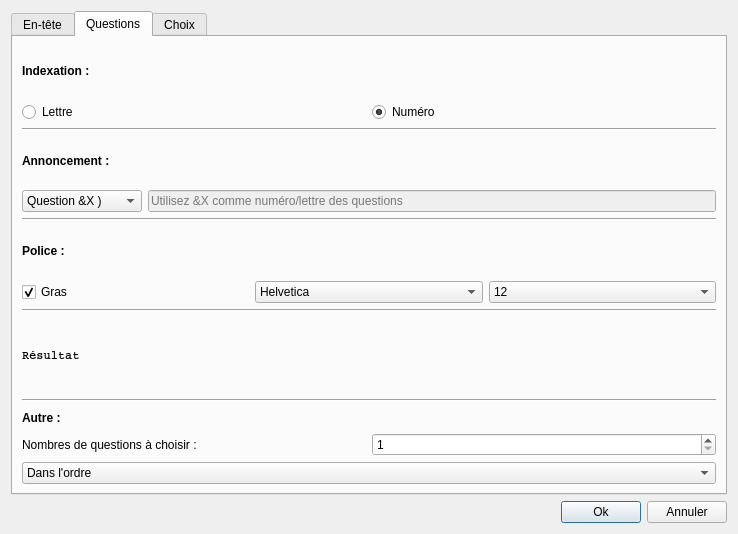
<?xml version="1.0" encoding="UTF-8"?>
<ui version="4.0">
 <class>PrintSetter</class>
 <widget class="QDialog" name="PrintSetter">
  <property name="geometry">
   <rect>
    <x>0</x>
    <y>0</y>
    <width>738</width>
    <height>534</height>
   </rect>
  </property>
  <property name="minimumSize">
   <size>
    <width>0</width>
    <height>0</height>
   </size>
  </property>
  <property name="maximumSize">
   <size>
    <width>16777215</width>
    <height>16777215</height>
   </size>
  </property>
  <property name="windowTitle">
   <string>Options d'impressions</string>
  </property>
  <layout class="QVBoxLayout" name="verticalLayout_4">
   <item>
    <widget class="QTabWidget" name="tabWidget">
     <property name="tabShape">
      <enum>QTabWidget::Rounded</enum>
     </property>
     <property name="currentIndex">
      <number>1</number>
     </property>
     <property name="usesScrollButtons">
      <bool>true</bool>
     </property>
     <widget class="QWidget" name="tab">
      <attribute name="title">
       <string>En-tête</string>
      </attribute>
      <layout class="QVBoxLayout" name="verticalLayout_5">
       <item>
        <layout class="QVBoxLayout" name="verticalLayout_3">
         <item>
          <layout class="QHBoxLayout" name="horizontalLayout_3">
           <item>
            <widget class="QComboBox" name="fontSizeE">
             <item>
              <property name="text">
               <string>6</string>
              </property>
             </item>
             <item>
              <property name="text">
               <string>7</string>
              </property>
             </item>
             <item>
              <property name="text">
               <string>8</string>
              </property>
             </item>
             <item>
              <property name="text">
               <string>9</string>
              </property>
             </item>
             <item>
              <property name="text">
               <string>10</string>
              </property>
             </item>
             <item>
              <property name="text">
               <string>11</string>
              </property>
             </item>
             <item>
              <property name="text">
               <string>12</string>
              </property>
             </item>
             <item>
              <property name="text">
               <string>14</string>
              </property>
             </item>
             <item>
              <property name="text">
               <string>16</string>
              </property>
             </item>
             <item>
              <property name="text">
               <string>18</string>
              </property>
             </item>
             <item>
              <property name="text">
               <string>20</string>
              </property>
             </item>
             <item>
              <property name="text">
               <string>22</string>
              </property>
             </item>
             <item>
              <property name="text">
               <string>24</string>
              </property>
             </item>
             <item>
              <property name="text">
               <string>26</string>
              </property>
             </item>
             <item>
              <property name="text">
               <string>28</string>
              </property>
             </item>
             <item>
              <property name="text">
               <string>36</string>
              </property>
             </item>
             <item>
              <property name="text">
               <string>48</string>
              </property>
             </item>
             <item>
              <property name="text">
               <string>72</string>
              </property>
             </item>
            </widget>
           </item>
           <item>
            <widget class="QComboBox" name="fontE">
             <item>
              <property name="text">
               <string>Courier</string>
              </property>
             </item>
             <item>
              <property name="text">
               <string>Helvetica</string>
              </property>
             </item>
             <item>
              <property name="text">
               <string>Times New Roman</string>
              </property>
             </item>
            </widget>
           </item>
           <item>
            <widget class="Line" name="line">
             <property name="orientation">
              <enum>Qt::Vertical</enum>
             </property>
            </widget>
           </item>
           <item>
            <widget class="QPushButton" name="boldE">
             <property name="text">
              <string>Gras</string>
             </property>
             <property name="autoRepeat">
              <bool>false</bool>
             </property>
             <property name="autoExclusive">
              <bool>false</bool>
             </property>
             <property name="autoDefault">
              <bool>false</bool>
             </property>
             <property name="default">
              <bool>false</bool>
             </property>
             <property name="flat">
              <bool>false</bool>
             </property>
            </widget>
           </item>
           <item>
            <widget class="QPushButton" name="obliqueE">
             <property name="text">
              <string>Italique</string>
             </property>
             <property name="autoDefault">
              <bool>false</bool>
             </property>
            </widget>
           </item>
           <item>
            <widget class="Line" name="line_2">
             <property name="orientation">
              <enum>Qt::Vertical</enum>
             </property>
            </widget>
           </item>
           <item>
            <widget class="QPushButton" name="leftToRight">
             <property name="text">
              <string>Gauche à droite</string>
             </property>
             <property name="autoDefault">
              <bool>false</bool>
             </property>
            </widget>
           </item>
           <item>
            <widget class="QPushButton" name="center">
             <property name="text">
              <string>Centré</string>
             </property>
             <property name="autoDefault">
              <bool>false</bool>
             </property>
            </widget>
           </item>
           <item>
            <widget class="QPushButton" name="rightToLeft">
             <property name="text">
              <string>Droite à gauche</string>
             </property>
             <property name="autoDefault">
              <bool>false</bool>
             </property>
            </widget>
           </item>
          </layout>
         </item>
         <item>
          <widget class="QTextEdit" name="enTete">
           <property name="html">
            <string>&lt;!DOCTYPE HTML PUBLIC &quot;-//W3C//DTD HTML 4.0//EN&quot; &quot;http://www.w3.org/TR/REC-html40/strict.dtd&quot;&gt;
&lt;html&gt;&lt;head&gt;&lt;meta name=&quot;qrichtext&quot; content=&quot;1&quot; /&gt;&lt;style type=&quot;text/css&quot;&gt;
p, li { white-space: pre-wrap; }
&lt;/style&gt;&lt;/head&gt;&lt;body style=&quot; font-family:'Sans Serif'; font-size:9pt; font-weight:400; font-style:normal;&quot;&gt;
&lt;p align=&quot;justify&quot; style=&quot;-qt-paragraph-type:empty; margin-top:0px; margin-bottom:0px; margin-left:0px; margin-right:0px; -qt-block-indent:0; text-indent:0px; font-family:'MS Shell Dlg 2'; font-size:8.25pt;&quot;&gt;&lt;br /&gt;&lt;/p&gt;&lt;/body&gt;&lt;/html&gt;</string>
           </property>
          </widget>
         </item>
        </layout>
       </item>
      </layout>
     </widget>
     <widget class="QWidget" name="tab_3">
      <attribute name="title">
       <string>Questions</string>
      </attribute>
      <layout class="QVBoxLayout" name="verticalLayout_2">
       <item>
        <layout class="QGridLayout" name="gridLayout_4">
         <item row="0" column="0" colspan="2">
          <widget class="QLabel" name="label_3">
           <property name="font">
            <font>
             <weight>75</weight>
             <bold>true</bold>
            </font>
           </property>
           <property name="text">
            <string>Indexation :</string>
           </property>
          </widget>
         </item>
         <item row="1" column="0">
          <widget class="QRadioButton" name="lettreQ">
           <property name="text">
            <string>Lettre</string>
           </property>
           <property name="checked">
            <bool>false</bool>
           </property>
          </widget>
         </item>
         <item row="1" column="1">
          <widget class="QRadioButton" name="numQ">
           <property name="text">
            <string>Numéro</string>
           </property>
           <property name="checked">
            <bool>true</bool>
           </property>
          </widget>
         </item>
        </layout>
       </item>
       <item>
        <widget class="Line" name="line_5">
         <property name="orientation">
          <enum>Qt::Horizontal</enum>
         </property>
        </widget>
       </item>
       <item>
        <layout class="QGridLayout" name="gridLayout_7">
         <item row="0" column="0" colspan="2">
          <widget class="QLabel" name="label_4">
           <property name="font">
            <font>
             <weight>75</weight>
             <bold>true</bold>
            </font>
           </property>
           <property name="text">
            <string>Annoncement :</string>
           </property>
          </widget>
         </item>
         <item row="1" column="0">
          <widget class="QComboBox" name="affQues">
           <item>
            <property name="text">
             <string>Question &amp;X )</string>
            </property>
           </item>
           <item>
            <property name="text">
             <string>Question &amp;X :</string>
            </property>
           </item>
           <item>
            <property name="text">
             <string>Question &amp;X /</string>
            </property>
           </item>
           <item>
            <property name="text">
             <string>&amp;X )</string>
            </property>
           </item>
           <item>
            <property name="text">
             <string>&amp;X :</string>
            </property>
           </item>
           <item>
            <property name="text">
             <string>&amp;X /</string>
            </property>
           </item>
           <item>
            <property name="text">
             <string>Question n° &amp;X )</string>
            </property>
           </item>
           <item>
            <property name="text">
             <string>Question n° &amp;X :</string>
            </property>
           </item>
           <item>
            <property name="text">
             <string>Question n° &amp;X /</string>
            </property>
           </item>
           <item>
            <property name="text">
             <string>Personaliser</string>
            </property>
           </item>
          </widget>
         </item>
         <item row="1" column="1">
          <widget class="QLineEdit" name="persoQues">
           <property name="enabled">
            <bool>false</bool>
           </property>
           <property name="inputMask">
            <string/>
           </property>
           <property name="placeholderText">
            <string>Utilisez &amp;X comme numéro/lettre des questions</string>
           </property>
          </widget>
         </item>
        </layout>
       </item>
       <item>
        <widget class="Line" name="line_4">
         <property name="orientation">
          <enum>Qt::Horizontal</enum>
         </property>
        </widget>
       </item>
       <item>
        <layout class="QGridLayout" name="gridLayout_5">
         <item row="1" column="0">
          <widget class="QCheckBox" name="boldQ">
           <property name="layoutDirection">
            <enum>Qt::LeftToRight</enum>
           </property>
           <property name="text">
            <string>Gras</string>
           </property>
           <property name="checked">
            <bool>true</bool>
           </property>
          </widget>
         </item>
         <item row="1" column="1">
          <widget class="QComboBox" name="fontQ">
           <item>
            <property name="text">
             <string>Helvetica</string>
            </property>
           </item>
           <item>
            <property name="text">
             <string>Courier</string>
            </property>
           </item>
           <item>
            <property name="text">
             <string>Times New Roman</string>
            </property>
           </item>
          </widget>
         </item>
         <item row="1" column="2">
          <widget class="QComboBox" name="fontSizeQ">
           <property name="currentIndex">
            <number>6</number>
           </property>
           <item>
            <property name="text">
             <string>6</string>
            </property>
           </item>
           <item>
            <property name="text">
             <string>7</string>
            </property>
           </item>
           <item>
            <property name="text">
             <string>8</string>
            </property>
           </item>
           <item>
            <property name="text">
             <string>9</string>
            </property>
           </item>
           <item>
            <property name="text">
             <string>10</string>
            </property>
           </item>
           <item>
            <property name="text">
             <string>11</string>
            </property>
           </item>
           <item>
            <property name="text">
             <string>12</string>
            </property>
           </item>
           <item>
            <property name="text">
             <string>14</string>
            </property>
           </item>
           <item>
            <property name="text">
             <string>16</string>
            </property>
           </item>
           <item>
            <property name="text">
             <string>18</string>
            </property>
           </item>
           <item>
            <property name="text">
             <string>20</string>
            </property>
           </item>
           <item>
            <property name="text">
             <string>22</string>
            </property>
           </item>
           <item>
            <property name="text">
             <string>24</string>
            </property>
           </item>
           <item>
            <property name="text">
             <string>26</string>
            </property>
           </item>
           <item>
            <property name="text">
             <string>28</string>
            </property>
           </item>
           <item>
            <property name="text">
             <string>36</string>
            </property>
           </item>
           <item>
            <property name="text">
             <string>48</string>
            </property>
           </item>
           <item>
            <property name="text">
             <string>72</string>
            </property>
           </item>
          </widget>
         </item>
         <item row="0" column="0" colspan="3">
          <widget class="QLabel" name="label_5">
           <property name="font">
            <font>
             <weight>75</weight>
             <bold>true</bold>
            </font>
           </property>
           <property name="text">
            <string>Police :</string>
           </property>
          </widget>
         </item>
        </layout>
       </item>
       <item>
        <widget class="Line" name="line_6">
         <property name="orientation">
          <enum>Qt::Horizontal</enum>
         </property>
        </widget>
       </item>
       <item>
        <widget class="QLabel" name="resultQ">
         <property name="font">
          <font>
           <family>Courier</family>
          </font>
         </property>
         <property name="text">
          <string>&lt;strong&gt;Résultat</string>
         </property>
        </widget>
       </item>
       <item>
        <widget class="Line" name="line_3">
         <property name="orientation">
          <enum>Qt::Horizontal</enum>
         </property>
        </widget>
       </item>
       <item>
        <layout class="QGridLayout" name="gridLayout_8">
         <item row="0" column="0">
          <widget class="QLabel" name="label_6">
           <property name="font">
            <font>
             <weight>75</weight>
             <bold>true</bold>
            </font>
           </property>
           <property name="text">
            <string>Autre :</string>
           </property>
          </widget>
         </item>
         <item row="1" column="0">
          <layout class="QGridLayout" name="gridLayout">
           <item row="0" column="0">
            <widget class="QLabel" name="label">
             <property name="text">
              <string>Nombres de questions à choisir :</string>
             </property>
            </widget>
           </item>
           <item row="0" column="1">
            <widget class="QSpinBox" name="nbQues">
             <property name="minimum">
              <number>1</number>
             </property>
            </widget>
           </item>
           <item row="1" column="0" colspan="2">
            <widget class="QComboBox" name="orderQ">
             <item>
              <property name="text">
               <string>Dans l'ordre</string>
              </property>
             </item>
             <item>
              <property name="text">
               <string>Aléatoire</string>
              </property>
             </item>
            </widget>
           </item>
          </layout>
         </item>
        </layout>
       </item>
      </layout>
     </widget>
     <widget class="QWidget" name="tab_2">
      <attribute name="title">
       <string>Choix</string>
      </attribute>
      <layout class="QVBoxLayout" name="verticalLayout">
       <item>
        <layout class="QGridLayout" name="gridLayout_3">
         <item row="0" column="0" colspan="2">
          <widget class="QLabel" name="label_8">
           <property name="font">
            <font>
             <weight>75</weight>
             <bold>true</bold>
            </font>
           </property>
           <property name="text">
            <string>Indexation :</string>
           </property>
          </widget>
         </item>
         <item row="1" column="0">
          <widget class="QRadioButton" name="lettreC">
           <property name="text">
            <string>Lettre</string>
           </property>
           <property name="checked">
            <bool>true</bool>
           </property>
          </widget>
         </item>
         <item row="1" column="1">
          <widget class="QRadioButton" name="numC">
           <property name="text">
            <string>Numéro</string>
           </property>
           <property name="checked">
            <bool>false</bool>
           </property>
          </widget>
         </item>
        </layout>
       </item>
       <item>
        <widget class="Line" name="line_7">
         <property name="orientation">
          <enum>Qt::Horizontal</enum>
         </property>
        </widget>
       </item>
       <item>
        <layout class="QGridLayout" name="gridLayout_11">
         <item row="1" column="1">
          <widget class="QLineEdit" name="persoC">
           <property name="enabled">
            <bool>false</bool>
           </property>
           <property name="inputMask">
            <string/>
           </property>
           <property name="placeholderText">
            <string>Utilisez &amp;X comme numéro/lettre des choix</string>
           </property>
          </widget>
         </item>
         <item row="1" column="0">
          <widget class="QComboBox" name="affC">
           <item>
            <property name="text">
             <string>&amp;X :</string>
            </property>
           </item>
           <item>
            <property name="text">
             <string>&amp;X /</string>
            </property>
           </item>
           <item>
            <property name="text">
             <string>&amp;X )</string>
            </property>
           </item>
           <item>
            <property name="text">
             <string>Personnaliser...</string>
            </property>
           </item>
          </widget>
         </item>
         <item row="0" column="0" colspan="2">
          <widget class="QLabel" name="label_9">
           <property name="font">
            <font>
             <weight>75</weight>
             <bold>true</bold>
            </font>
           </property>
           <property name="text">
            <string>Annoncement :</string>
           </property>
          </widget>
         </item>
        </layout>
       </item>
       <item>
        <widget class="Line" name="line_8">
         <property name="orientation">
          <enum>Qt::Horizontal</enum>
         </property>
        </widget>
       </item>
       <item>
        <layout class="QGridLayout" name="gridLayout_9">
         <item row="0" column="0" colspan="3">
          <widget class="QLabel" name="label_7">
           <property name="font">
            <font>
             <weight>75</weight>
             <bold>true</bold>
            </font>
           </property>
           <property name="text">
            <string>Police :</string>
           </property>
          </widget>
         </item>
         <item row="1" column="0">
          <widget class="QCheckBox" name="boldC">
           <property name="text">
            <string>Gras</string>
           </property>
          </widget>
         </item>
         <item row="1" column="1">
          <widget class="QComboBox" name="fontC">
           <item>
            <property name="text">
             <string>Helvetica</string>
            </property>
           </item>
           <item>
            <property name="text">
             <string>Courier</string>
            </property>
           </item>
           <item>
            <property name="text">
             <string>Times New Roman</string>
            </property>
           </item>
          </widget>
         </item>
         <item row="1" column="2">
          <widget class="QComboBox" name="fontSizeC">
           <property name="currentIndex">
            <number>5</number>
           </property>
           <item>
            <property name="text">
             <string>6</string>
            </property>
           </item>
           <item>
            <property name="text">
             <string>7</string>
            </property>
           </item>
           <item>
            <property name="text">
             <string>8</string>
            </property>
           </item>
           <item>
            <property name="text">
             <string>9</string>
            </property>
           </item>
           <item>
            <property name="text">
             <string>10</string>
            </property>
           </item>
           <item>
            <property name="text">
             <string>11</string>
            </property>
           </item>
           <item>
            <property name="text">
             <string>12</string>
            </property>
           </item>
           <item>
            <property name="text">
             <string>14</string>
            </property>
           </item>
           <item>
            <property name="text">
             <string>16</string>
            </property>
           </item>
           <item>
            <property name="text">
             <string>18</string>
            </property>
           </item>
           <item>
            <property name="text">
             <string>20</string>
            </property>
           </item>
           <item>
            <property name="text">
             <string>22</string>
            </property>
           </item>
           <item>
            <property name="text">
             <string>24</string>
            </property>
           </item>
           <item>
            <property name="text">
             <string>26</string>
            </property>
           </item>
           <item>
            <property name="text">
             <string>28</string>
            </property>
           </item>
           <item>
            <property name="text">
             <string>36</string>
            </property>
           </item>
           <item>
            <property name="text">
             <string>48</string>
            </property>
           </item>
           <item>
            <property name="text">
             <string>72</string>
            </property>
           </item>
          </widget>
         </item>
        </layout>
       </item>
       <item>
        <widget class="Line" name="line_9">
         <property name="orientation">
          <enum>Qt::Horizontal</enum>
         </property>
        </widget>
       </item>
       <item>
        <widget class="QLabel" name="resultC">
         <property name="font">
          <font>
           <family>Courier</family>
          </font>
         </property>
         <property name="text">
          <string>Résultat</string>
         </property>
        </widget>
       </item>
       <item>
        <widget class="Line" name="line_10">
         <property name="orientation">
          <enum>Qt::Horizontal</enum>
         </property>
        </widget>
       </item>
       <item>
        <layout class="QGridLayout" name="gridLayout_2">
         <item row="1" column="0">
          <layout class="QGridLayout" name="gridLayout_6">
           <item row="1" column="0" colspan="2">
            <widget class="QComboBox" name="orderC">
             <item>
              <property name="text">
               <string>Les choix sont choisis dans l'ordre d'entrée</string>
              </property>
             </item>
             <item>
              <property name="text">
               <string>Les choix sont choisis aléatoirement</string>
              </property>
             </item>
            </widget>
           </item>
           <item row="0" column="0">
            <widget class="QLabel" name="label_2">
             <property name="text">
              <string>Nombre de choix maximum par question :</string>
             </property>
            </widget>
           </item>
           <item row="0" column="1">
            <widget class="QSpinBox" name="nbCh">
             <property name="minimum">
              <number>1</number>
             </property>
            </widget>
           </item>
          </layout>
         </item>
         <item row="0" column="0">
          <widget class="QLabel" name="label_10">
           <property name="font">
            <font>
             <weight>75</weight>
             <bold>true</bold>
            </font>
           </property>
           <property name="text">
            <string>Autre :</string>
           </property>
          </widget>
         </item>
        </layout>
       </item>
      </layout>
     </widget>
    </widget>
   </item>
   <item>
    <layout class="QHBoxLayout" name="horizontalLayout_4">
     <item>
      <spacer name="horizontalSpacer">
       <property name="orientation">
        <enum>Qt::Horizontal</enum>
       </property>
       <property name="sizeHint" stdset="0">
        <size>
         <width>40</width>
         <height>20</height>
        </size>
       </property>
      </spacer>
     </item>
     <item>
      <widget class="QPushButton" name="pushButton">
       <property name="layoutDirection">
        <enum>Qt::LeftToRight</enum>
       </property>
       <property name="text">
        <string>Ok</string>
       </property>
      </widget>
     </item>
     <item>
      <widget class="QPushButton" name="pushButton_2">
       <property name="text">
        <string>Annuler</string>
       </property>
      </widget>
     </item>
    </layout>
   </item>
  </layout>
 </widget>
 <resources/>
 <connections>
  <connection>
   <sender>pushButton</sender>
   <signal>clicked()</signal>
   <receiver>PrintSetter</receiver>
   <slot>accept()</slot>
   <hints>
    <hint type="sourcelabel">
     <x>641</x>
     <y>523</y>
    </hint>
    <hint type="destinationlabel">
     <x>474</x>
     <y>476</y>
    </hint>
   </hints>
  </connection>
  <connection>
   <sender>pushButton_2</sender>
   <signal>clicked()</signal>
   <receiver>PrintSetter</receiver>
   <slot>reject()</slot>
   <hints>
    <hint type="sourcelabel">
     <x>727</x>
     <y>523</y>
    </hint>
    <hint type="destinationlabel">
     <x>340</x>
     <y>480</y>
    </hint>
   </hints>
  </connection>
 </connections>
</ui>
